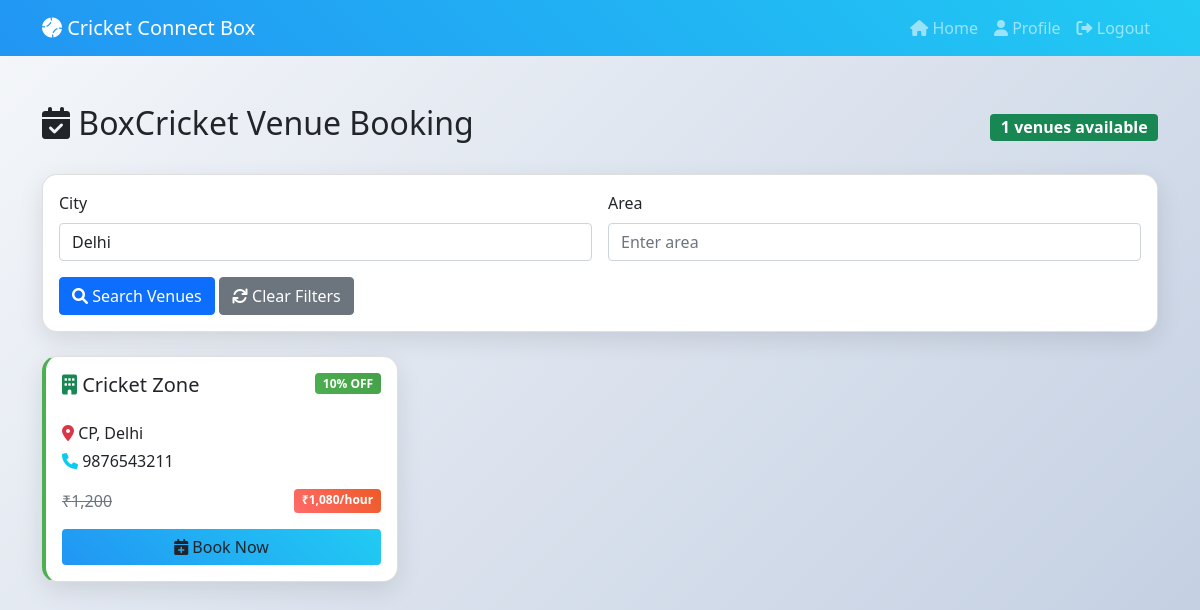
Page /boxcricket.php?city=Delhi (signed in) on the committed database.
### tables this page shows
CREATE TABLE boxcricket_venues (
    id INT AUTO_INCREMENT PRIMARY KEY,
    name VARCHAR(100) NOT NULL,
    city VARCHAR(50) NOT NULL,
    area VARCHAR(50) NOT NULL,
    price_per_hour DECIMAL(10,2) NOT NULL,
    discount_percent INT DEFAULT 10,
    upi_id VARCHAR(100) NOT NULL,
    contact VARCHAR(15) NOT NULL,
    created_at TIMESTAMP DEFAULT CURRENT_TIMESTAMP
);

### boxcricket.php (the view, shortened to what this page needs)
<?php
require_once 'config.php';
$city_filter = $_GET['city'] ?? '';
$query = "SELECT * FROM boxcricket_venues WHERE 1=1";
$params = [];
if ($city_filter) {
    $query .= " AND city LIKE ?";
    $params[] = "%$city_filter%";
}
$query .= " ORDER BY city, name";
$stmt = $pdo->prepare($query);
$stmt->execute($params);
$venues = $stmt->fetchAll();
?>
<!DOCTYPE html>
<html lang="en">
<head>
    <link href="https://cdn.jsdelivr.net/npm/bootstrap@5.1.3/dist/css/bootstrap.min.css" rel="stylesheet">
    <link href="https://cdnjs.cloudflare.com/ajax/libs/font-awesome/6.0.0/css/all.min.css" rel="stylesheet">
</head>
<body>
    <nav class="navbar navbar-expand-lg navbar-dark">
        <div class="container">
            <a class="navbar-brand" href="index.php">
                <i class="fas fa-baseball-ball"></i> Cricket Connect Box
            </a>
            <div class="navbar-nav ms-auto">
                <a class="nav-link" href="index.php"><i class="fas fa-home"></i> Home</a>
                <a class="nav-link" href="profile.php"><i class="fas fa-user"></i> Profile</a>
                <a class="nav-link" href="logout.php"><i class="fas fa-sign-out-alt"></i> Logout</a>
            </div>
        </div>
    </nav>
    <div class="container py-5">
        <div class="d-flex justify-content-between align-items-center mb-4">
            <h2><i class="fas fa-calendar-check"></i> BoxCricket Venue Booking</h2>
            <span class="badge bg-success fs-6"><?= count($venues) ?> venues available</span>
        </div>
        <div class="card mb-4">
            <div class="card-body">
                <form method="GET" class="row g-3">
                    <div class="col-md-6">
                        <label class="form-label">City</label>
                        <input type="text" class="form-control" name="city" value="<?= htmlspecialchars($_GET['city'] ?? '') ?>" placeholder="Enter city">
                    </div>
                    <div class="col-md-6">
                        <label class="form-label">Area</label>
                        <input type="text" class="form-control" name="area" value="<?= htmlspecialchars($_GET['area'] ?? '') ?>" placeholder="Enter area">
                    </div>
                    <div class="col-12">
                        <button type="submit" class="btn btn-primary">
                            <i class="fas fa-search"></i> Search Venues
                        </button>
                        <a href="boxcricket.php" class="btn btn-secondary">
                            <i class="fas fa-refresh"></i> Clear Filters
                        </a>
                    </div>
                </form>
            </div>
        </div>
        <div class="row">
            <?php foreach ($venues as $venue): ?>
                <div class="col-md-6 col-lg-4 mb-4">
                    <div class="card venue-card h-100">
                        <div class="card-body">
                            <div class="d-flex justify-content-between align-items-start mb-3">
                                <h5 class="card-title">
                                    <i class="fas fa-building text-success"></i>
                                    <?= htmlspecialchars($venue['name']) ?>
                                </h5>
                                <span class="badge discount-badge">
                                    <?= $venue['discount_percent'] ?>% OFF
                                </span>
                            </div>
                            <div class="mb-3">
                                <p class="mb-1">
                                    <i class="fas fa-map-marker-alt text-danger"></i>
                                    <?= htmlspecialchars($venue['area'] . ', ' . $venue['city']) ?>
                                </p>
                                <p class="mb-1">
                                    <i class="fas fa-phone text-info"></i>
                                    <?= $venue['contact'] ?>
                                </p>
                            </div>
                            <div class="mb-3">
                                <div class="d-flex justify-content-between">
                                    <span class="text-decoration-line-through text-muted">
                                        ₹<?= number_format($venue['price_per_hour']) ?>
                                    </span>
                                    <span class="badge price-badge">
                                        ₹<?= number_format($venue['price_per_hour'] - ($venue['price_per_hour'] * $venue['discount_percent'] / 100)) ?>/hour
                                    </span>
                                </div>
                            </div>
                            <button class="btn btn-book w-100" data-bs-toggle="modal" data-bs-target="#bookModal<?= $venue['id'] ?>">
                                <i class="fas fa-calendar-plus"></i> Book Now
                            </button>
                        </div>
                    </div>
                </div>
            <?php endforeach; ?>
        </div>
    </div>
</body>
</html>

### boxcricket.php (style rules this page uses)
body { background: linear-gradient(135deg, #f5f7fa 0%, #c3cfe2 100%); }
.navbar { background: linear-gradient(45deg, #2196f3, #21cbf3) !important; }
.card { border-radius: 15px; box-shadow: 0 8px 25px rgba(0,0,0,0.1); transition: transform 0.3s; }
.venue-card { border-left: 4px solid #4caf50; }
.price-badge { background: linear-gradient(45deg, #ff6b6b, #ee5a24); }
.discount-badge { background: linear-gradient(45deg, #4caf50, #45a049); }
.btn-book { background: linear-gradient(45deg, #2196f3, #21cbf3); border: none; }

### rows in the picture
boxcricket_venues: name "Cricket Zone", discount_percent "10", area+city "CP, Delhi", contact "9876543211", price_per_hour "1,200", price_per_hour+discount_percent "1,080"

### other values in the picture
count($venues) "1"
